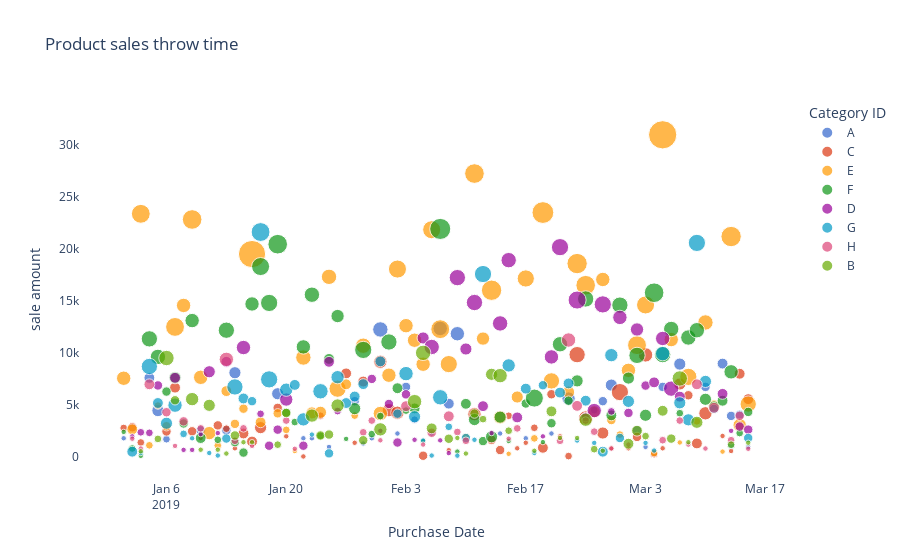

Write notebook code for a chart like this one.
### Markdown cell above
### product categories sales throw time
this visual gives us a clue about which category best seller by value and quantity<br>
while the size of the bubble represent the amount quantity sales in each Category.<br>
conclusion:<br> 
the leading group of product that best sales by quatity and by sales amount is group E <br>
the top 3 groups is : E , F and D

### Code cell
mask = pd.DatetimeIndex(orders['Purchase Date']).year == 2019
allsales['sale amount'] = allsales["Price"] * orders['Quantity']
allsales['mydate'] = allsales["Price"] * orders['Quantity']
df_2019 = allsales.loc[:,['Purchase Date','Quantity','Age','Category ID','sale amount']]
df_2019 = df_2019[mask].groupby(['Purchase Date','Category ID']).agg({'Quantity': 'sum','Age': 'mean' ,'sale amount' : 'sum'})
df_2019 = df_2019.sort_values(['Purchase Date','Category ID']).reset_index()

fig = px.scatter(df_2019, x="Purchase Date", y="sale amount", size="Quantity", color="Category ID",
                 hover_name='Category ID',title = 'Product sales throw time',
                color_discrete_sequence=px.colors.qualitative.G10)
fig.layout.plot_bgcolor = '#fff'
fig.show()
